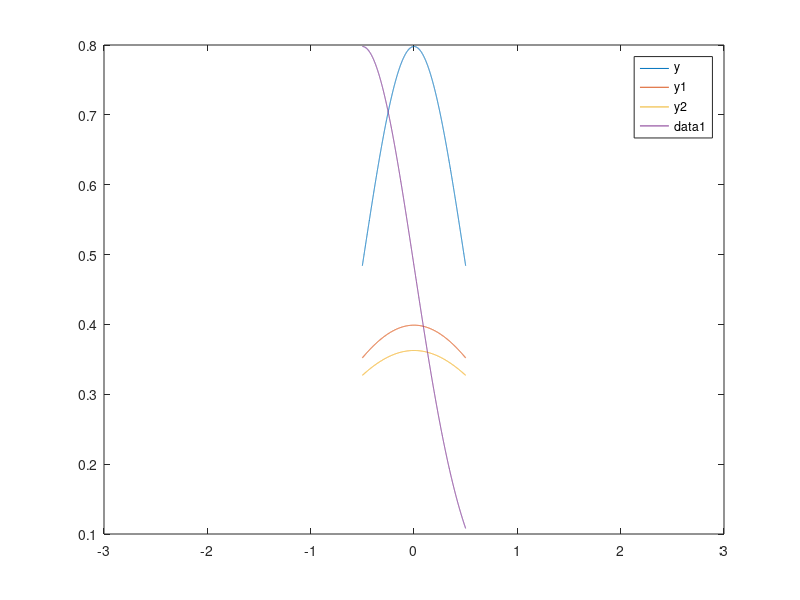

Recreate this plot in MATLAB.
clc
clear all
close all

x = rand(1, 5000) - 0.5;
x = sort(x);
sigma = 0.5;
mean_val = 0;

y = (1 / (sqrt(2 * pi * sigma^2))) * exp(-(mean_val - x).^2 / (2 * sigma^2));

plot(x, y);

hold on;

sigma1 = 1;
y1 = (1 / (sqrt(2 * pi * sigma1^2))) * exp(-(mean_val - x).^2 / (2 * sigma1^2));
plot(x, y1);

hold on;
sigma2 = 1.1;
y2 = (1 / (sqrt(2 * pi * sigma2^2))) * exp(-(mean_val - x).^2 / (2 * sigma2^2));
plot(x, y2);

legend('y', 'y1', 'y2');

hold on;
mean_val1 = -0.5;

y3 = (1 / (sqrt(2 * pi * sigma^2))) * exp(-(mean_val1 - x).^2 / (2 * sigma^2));
xlim([-3, 3]);  
plot(x, y3);
